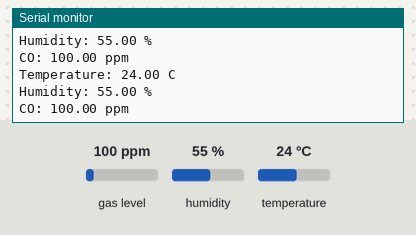
Recording of a sketch running on a simulated ESP32. Parts: the last lines printed to the serial monitor. The inputs (shaded band) are chosen by the test bench; at power-on: gas level 100 ppm, humidity 55 %, temperature 24 °C. WiFi joins after 1.5 s; servers stay silent unless stated; no MQTT or app messages arrive unless stated.

Above: at 2.7 s.
2.8 s: gas level set to 20 ppm
At 4.1 s:
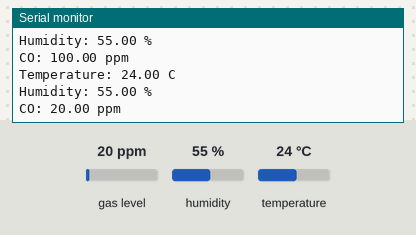
4.3 s: humidity set to 22 %
At 5.7 s:
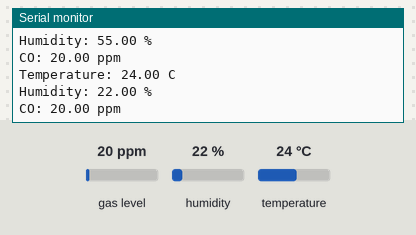
5.8 s: temperature set to 12 °C
7.3 s: gas level set to 250 ppm
At 8.5 s:
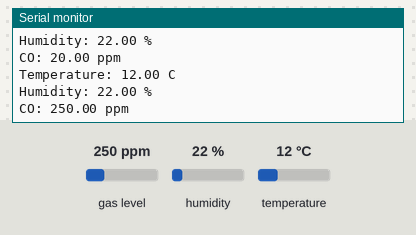
8.8 s: humidity set to 40 %
At 10.2 s:
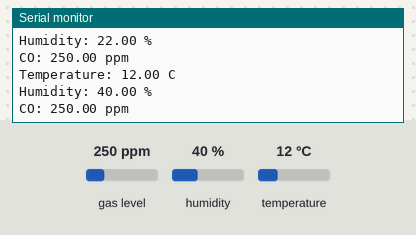
Timing chart, 0 to 11.3 s (numbered marks = the images above; inputs shaded):
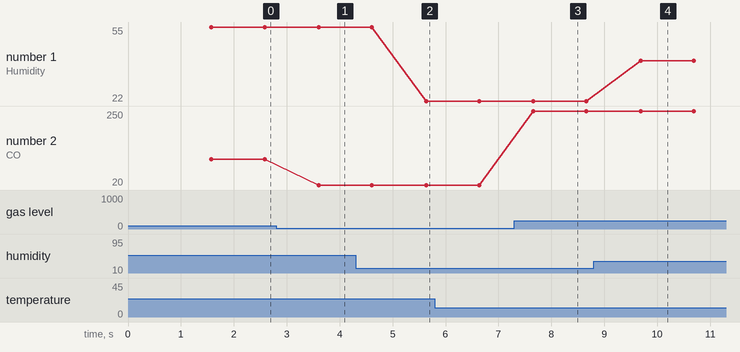

The sketch:

embedded.ino
```cpp
#include "DHT.h"

#include <MQUnifiedsensor.h>
#include <Arduino.h>
#include <PubSubClient.h>
#include <WiFi.h>
#include <WiFiClientSecure.h>
#include <time.h>
// DHT11 settings
#define DHTPIN 2
#define DHTTYPE DHT11

// MQ135 setting
#define Board ("ESP32")
#define Pin (1)
#define Type ("MQ-135")
#define Voltage_Resolution (3.3)
#define ADC_Bit_Resolution (32)
#define RatioMQ2CleanAir (3.6) //RS / R0 = 3.6 ppm

// Wifi setting

#define WIFI_SSID "---"
#define WIFI_PASSWORD "---"

// MQTT settings
#define BROKER_SERVER "---"
#define BROKER_PORT 8883
#define BROKER_USER "---"
#define BROKER_PASSWORD "---"

struct Package {
	float temperature_celsius;
	float humidity_percent;
	float light_lux;
	float co_ppm;
};

DHT dht(DHTPIN, DHTTYPE);
MQUnifiedsensor MQ2(Board, Voltage_Resolution, ADC_Bit_Resolution, Pin, Type);

WiFiClientSecure espClient;
PubSubClient client(espClient);

void connectWIFI() {
	Serial.print("Connecting to WiFi...");
	WiFi.begin(WIFI_SSID, WIFI_PASSWORD);
	while (WiFi.status() != WL_CONNECTED) {
		delay(500);
		Serial.print(".");
	}
	Serial.println("  done!.");
}

void connectMQTT() {
	Serial.print("Connecting to MQTT broker...");
	espClient.setInsecure();
	client.setServer(BROKER_SERVER, BROKER_PORT);
	while (!client.connected()) {
		if (client.connect("MicrocontrollerClient", BROKER_USER, BROKER_PASSWORD)) {
			Serial.println("  done!.");
		} else {
			Serial.print("failed with state ");
			Serial.print(client.state());
			delay(2000);
		}
	}
}

void mq135_calibrate() {

  MQ2.setRegressionMethod(1); //_PPM =  a*ratio^b
  MQ2.setA(36974); MQ2.setB(-3.109);

  /*
    Exponential regression:
    Gas    | a      | b
    H2     | 987.99 | -2.162
    LPG    | 574.25 | -2.222
    CO     | 36974  | -3.109
    Alcohol| 3616.1 | -2.675
    Propane| 658.71 | -2.168
  */

  MQ2.init();

  Serial.print("Calibrating please wait.");
  float calcR0 = 0;
  for(int i = 1; i<=10; i ++)
  {
    MQ2.update(); // Update data, the arduino will read the voltage from the analog pin
    calcR0 += MQ2.calibrate(RatioMQ2CleanAir);
    Serial.print(".");
  }
  MQ2.setR0(calcR0/10);
  Serial.println("  done!.");

  if(isinf(calcR0)) {Serial.println("Warning: Conection issue, R0 is infinite (Open circuit detected) please check your wiring and supply"); while(1);}
  if(calcR0 == 0){Serial.println("Warning: Conection issue found, R0 is zero (Analog pin shorts to ground) please check your wiring and supply"); while(1);}

}

float get_co() {
  MQ2.update();
  return  MQ2.readSensor(); // Sensor will read PPM concentration using the model, a and b values set previously or from the setup
}

void setup() {

  Serial.begin(115200);

  connectWIFI();
	connectMQTT();

  mq135_calibrate();

  dht.begin();
}

void publish(Package package){

  client.publish("Lilium/temperature", String(package.temperature_celsius).c_str());
	client.publish("Lilium/humidity", String(package.humidity_percent).c_str());
	client.publish("Lilium/CO", String(package.co_ppm).c_str());

}

void loop() {

  Package package;
  package.temperature_celsius = dht.readTemperature();
	package.humidity_percent = dht.readHumidity();
	package.co_ppm = get_co();

  Serial.println("Temperature: " + String(package.temperature_celsius) + " C");
	Serial.println("Humidity: " + String(package.humidity_percent) + " %");
	Serial.println("CO: " + String(package.co_ppm) + " ppm");
	Serial.println();

  publish(package);
  delay(1000);

}
```

Measured:
- after the input at 2.8 s, the serial monitor: prints a new line after 0.81 s (image 1)
- after the input at 4.3 s, the serial monitor: prints a new line after 1.3 s (image 2)
- after the input at 7.3 s, the serial monitor: prints a new line after 0.36 s (image 3)
- after the input at 8.8 s, the serial monitor: prints a new line after 0.89 s (image 4)
- plotted number 1: 55 → 22 after the input at 4.3 s, 22 → 40 after the input at 8.8 s
- plotted number 2: 100 → 20 after the input at 2.8 s, 20 → 250 after the input at 7.3 s
